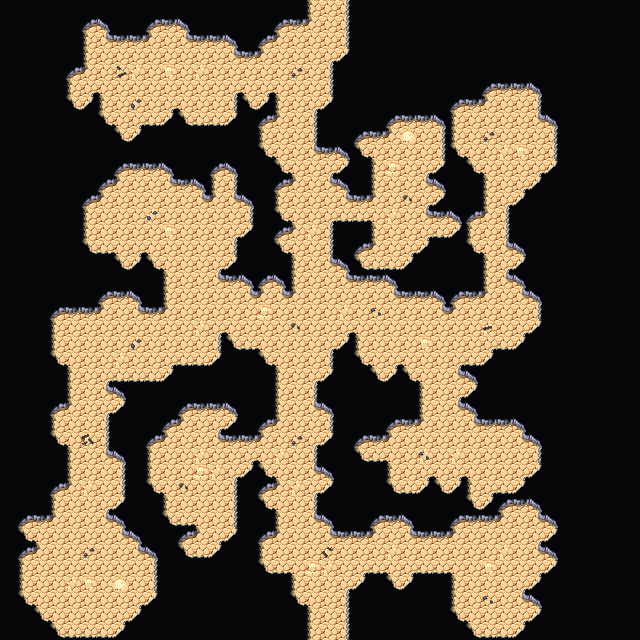

A 2D game scene composited from a Tiled map and its tileset images. What follows is a short description and the map's XML, with each tile layer's data collapsed to a summary:
An orthogonal 40x40 tile map with 16x16 px tiles, 4 tile layers (Collision, Background, Walls, Clutter), 2 tilesets and 2 objects.

<map version="1.5" tiledversion="1.7.2" orientation="orthogonal" renderorder="right-down" width="40" height="40" tilewidth="16" tileheight="16" infinite="0" nextlayerid="7" nextobjectid="63">
 <editorsettings>
  <export target="wastetown..tmx" format="tmx" />
 </editorsettings>
 <tileset firstgid="1" source="../../../tileset/main.tsx" />
 <tileset firstgid="3477" source="../../../tileset/buildings.tsx" />
 <layer id="6" name="Collision" width="40" height="40">
  <data>[1600 cells, 0 non-empty, 0 distinct tile ids]</data>
 </layer>
 <layer id="1" name="Background" width="40" height="40">
  <data>[1600 cells, 1600 non-empty, 1 distinct tile ids]</data>
 </layer>
 <layer id="2" name="Walls" width="40" height="40">
  <data>[1600 cells, 1257 non-empty, 19 distinct tile ids]</data>
 </layer>
 <layer id="3" name="Clutter" width="40" height="40">
  <properties>
   <property name="spriteLayer" type="bool" value="true" />
  </properties>
  <data>[1600 cells, 38 non-empty, 12 distinct tile ids]</data>
 </layer>
 <objectgroup id="4" name="Objects">
  <object id="61" template="../../../obj/door_down.tx" x="319.333" y="19.3333">
   <properties>
    <property name="teleport" value="../common/maps/map/cave/cave_multilevel_4/cave_23A2.tmx" />
    <property name="teleportObjectId" value="62" />
   </properties>
  </object>
  <object id="62" template="../../../obj/door_up.tx" x="321.655" y="638.393">
   <properties>
    <property name="teleport" value="../common/maps/map/cave/cave_multilevel_4/cave_23C2.tmx" />
    <property name="teleportObjectId" value="61" />
   </properties>
  </object>
 </objectgroup>
</map>
